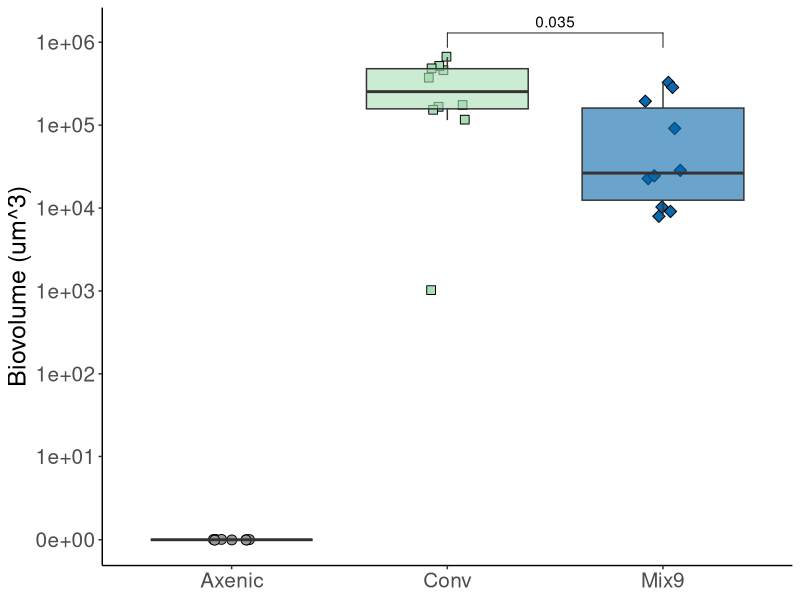
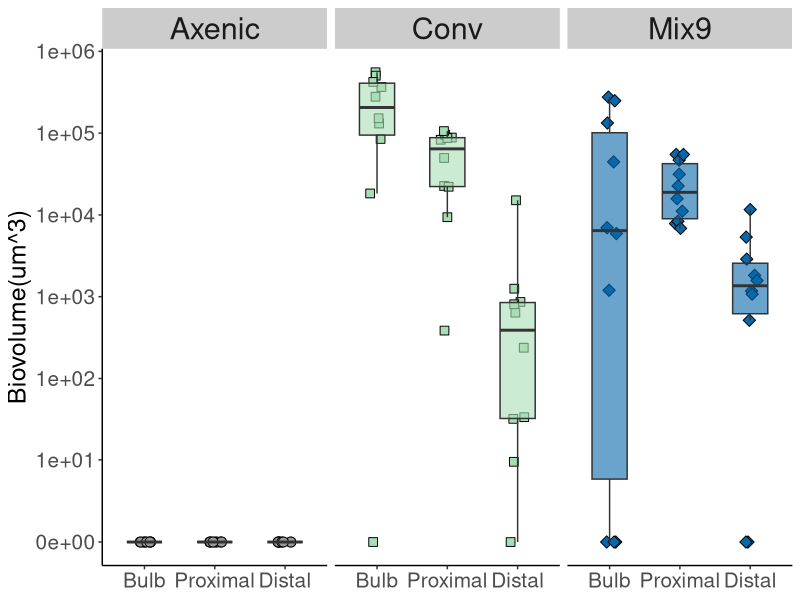
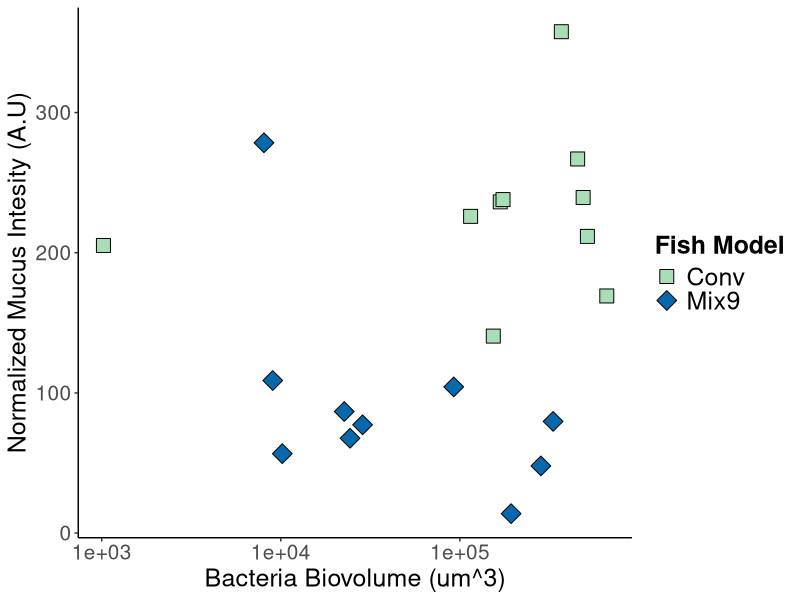
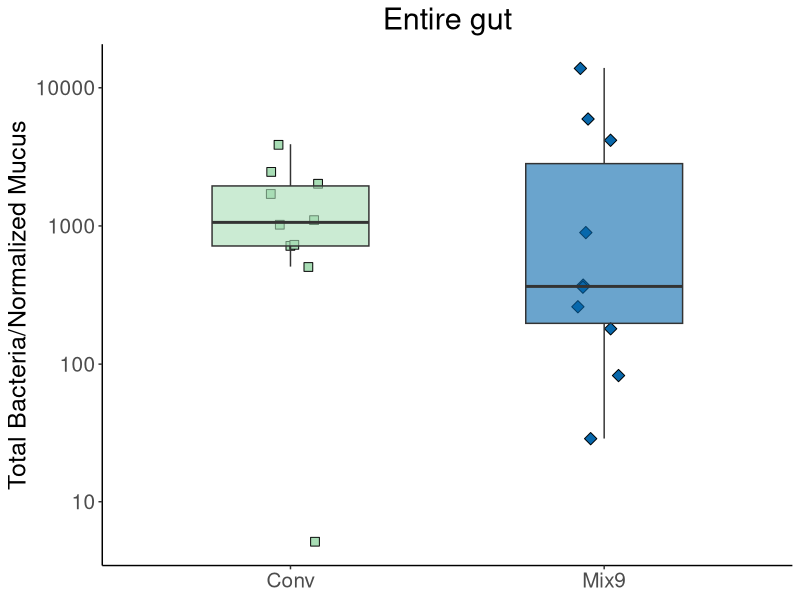
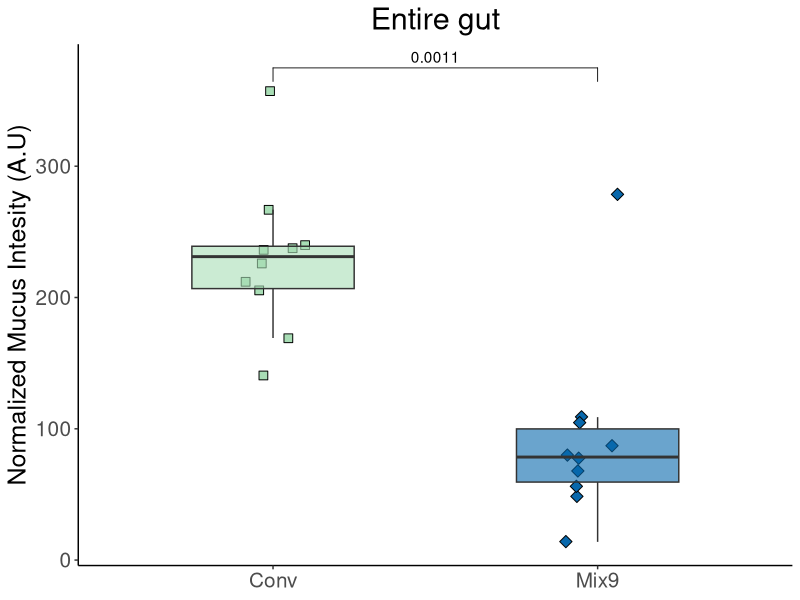
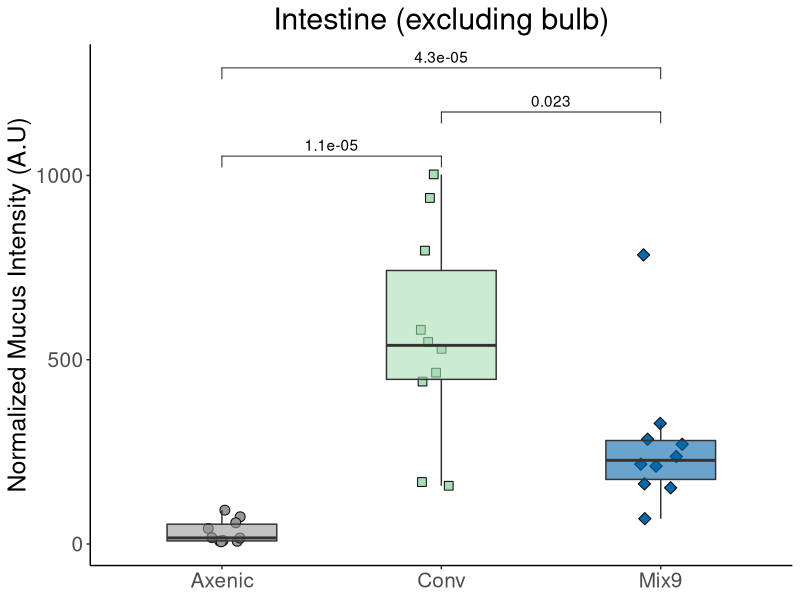
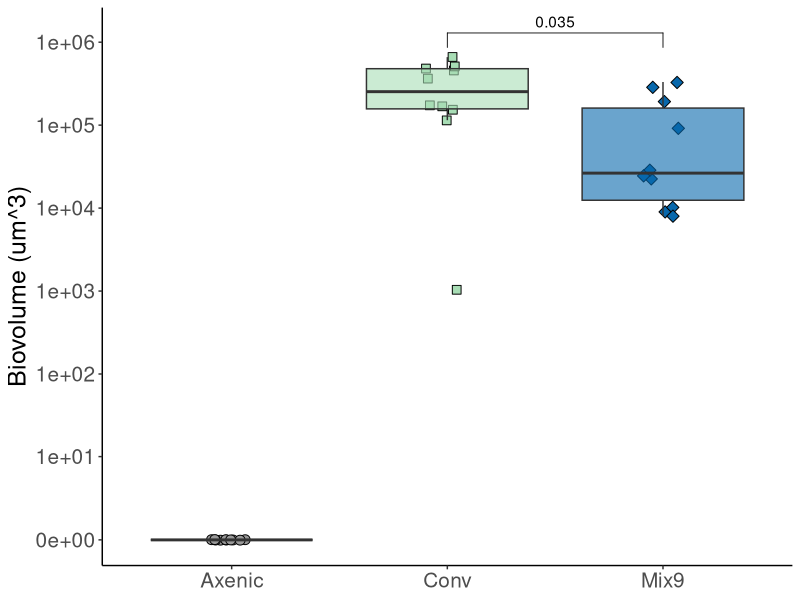
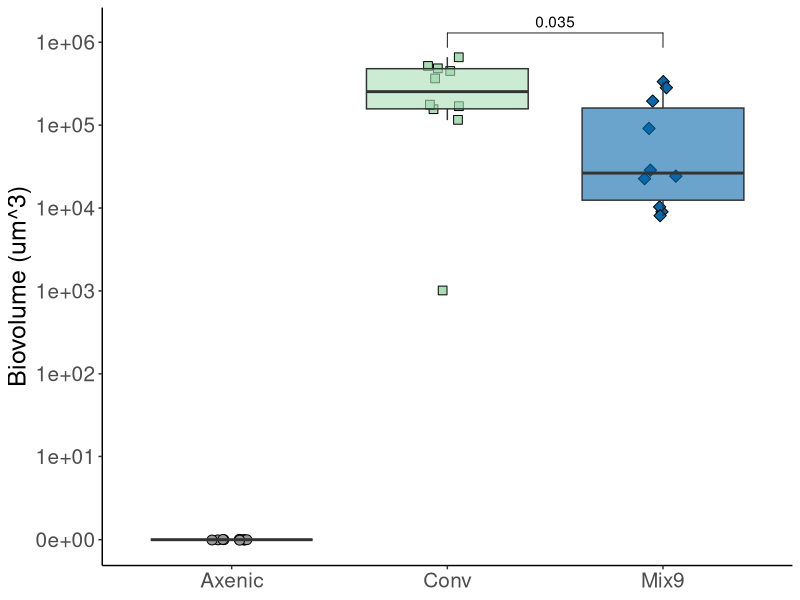

Write R code to recreate these figures, in order. (Note: this script raises an error after producing the figures.)

# load libraries
library(readxl)
library(ggplot2)
library(tidyverse)
library(ggrepel)
library(ggpubr)
library(patchwork)

# set global theme
theme_set(theme_classic()+
             theme(legend.position ="none",
                   axis.title = element_text(size=18),
                   legend.title = element_text(size=18, face="bold"),
                   axis.text = element_text(size=15), 
                   legend.text = element_text(size=18),
                   strip.text = element_text(size=22), 
                   plot.title = element_text(hjust=0.5, size=22),
                   strip.background = element_rect(fill="grey80", color="transparent")))

# set seed so jitters will all be the same
set.seed(2022)

# import data
Alldata<-read_excel("FISHMicroscopyResults.xlsx")

# -----------------------------------------

### Total bacteria biovolume
### Figure 1A

ggplot(Alldata, aes(x=Condition, y=TotalBacBiovolume, shape=Condition, fill=Condition)) +
   geom_jitter(width=0.1, size=3)+
   geom_boxplot(alpha=0.6, outlier.shape=NA)+
   scale_fill_manual(values = c("grey60","#a8ddb5","#0868ac"))+
   scale_shape_manual(values=c(21,22,23))+
   scale_y_continuous(trans=scales::pseudo_log_trans(base = 10),
                      breaks = c(0,10,100,1000,10000,100000,1000000,10000000,1000000000))+
   stat_compare_means(comparisons=list(c("Conv", "Mix9")), label="p.format")+
   labs(x=NULL, y="Biovolume (um^3)")

ggsave("Figures/Figure1A_TotalBiovolume.png",width = 5,height=4,dpi=400)
ggsave("Figures/Figure1A_TotalBiovolume.pdf",width = 5,height=4)

# -----------------------------------------


### analysis of spatial distribution of bacteria in the gut of the various conditions
### Figure 2B

Alldata %>%
   # convert to long form
   pivot_longer(c(BulbBiovolume,PBacBiovolume_um3,DBacBiovolume_um3),
                names_to = "Location", values_to = "Biovolume")%>%
   # rename and reorder
   mutate(LocationClean=recode(Location,"BulbBiovolume"="Bulb",
                               "DBacBiovolume_um3"="Distal","PBacBiovolume_um3"="Proximal"),
          LocationClean=factor(LocationClean,levels=c("Bulb","Proximal","Distal")))%>%
   # start plotting
   ggplot(aes(x=LocationClean, y=Biovolume, fill=Condition, shape=Condition)) +
   geom_jitter(size=3, width=0.1)+
   geom_boxplot(alpha=0.6, width=0.5, outlier.shape = NA)+
   facet_wrap(~Condition, nrow=1)+
   scale_shape_manual(values=c(21,22,23))+
   scale_fill_manual(values = c("grey60","#a8ddb5","#0868ac"))+
   scale_y_continuous(trans=scales::pseudo_log_trans(base = 10),
                      breaks = c(0,10,100,1000,10000,100000,1000000,10000000,1000000000))+
   labs(x=NULL, y="Biovolume(um^3)")

ggsave("Figures/Figure2B_BacteriaBiogeography.png",width = 10,height=5,dpi=400)
ggsave("Figures/Figure2B_BacteriaBiogeography.pdf",width = 10,height=5)

# -----------------------------------------


### Per Fish Bacteria and Mucus Analysis
### Figure 5A&B

PlotFigure5AB<-Alldata %>% filter(Condition!="Axenic") %>%
   ggplot(aes(x=TotalBacBiovolume, y=NormalizedGutMucus, fill=Condition, shape=Condition)) +
   geom_point(size=5)+
   scale_shape_manual(values=c(22,23))+
   scale_fill_manual(values = c("#a8ddb5","#0868ac"))+
   scale_x_continuous(trans=scales::pseudo_log_trans(base = 10),
                      breaks = c(0,10,100,1000,10000,100000,1000000,10000000,1000000000))+
   theme(legend.position="right")+
   labs(x="Bacteria Biovolume (um^3)", y="Normalized Mucus Intesity (A.U)", fill="Fish Model", shape="Fish Model")
PlotFigure5AB
ggsave("Figures/Figure5AB_GutNormMucusBacPerFish.png",width = 5,height=5,dpi=400)
ggsave("Figures/Figure5AB_GutNormMucusBacPerFish.pdf",width = 5,height=5)

# -----------------------------------------


### TotalBacteria and TotalGutMucus association
### Figure 5C
PlotFigure5C<-Alldata %>% filter(Condition!="Axenic") %>%
   ggplot(aes(x=Condition, y=BacteriavsMucus, shape=Condition, fill=Condition)) +
   geom_jitter(size=3, width=0.1)+
   geom_boxplot(alpha=0.6, width=0.5, outlier.shape = NA)+
   scale_shape_manual(values=c(22,23))+
   scale_fill_manual(values = c("#a8ddb5","#0868ac"))+
   scale_y_continuous(trans=scales::pseudo_log_trans(base = 10),
                      breaks = c(0,10,100,1000,10000,100000,1000000,10000000,1000000000))+
   labs(x=NULL, y="Total Bacteria/Normalized Mucus", title="Entire gut")
PlotFigure5C

ggsave("Figures/Figure5C_NormBacterMucus.png",width = 3,height=5,dpi=400)
ggsave("Figures/Figure5C_NormBacterMucus.pdf",width = 3,height=5)

# -----------------------------------------


### Normalized entire gut mucus analysis for conventional and mix 9
### Figure 5D

PlotFigure5D <- Alldata %>%
   filter(Condition!="Axenic") %>%
   ggplot(aes(x=Condition, y=NormalizedGutMucus, shape=Condition, fill=Condition)) +
   geom_jitter(size=3, width=0.1)+
   geom_boxplot(alpha=0.6, width=0.5, outlier.shape = NA)+
   scale_fill_manual(values = c("#a8ddb5","#0868ac"))+
   scale_shape_manual(values=c(22,23))+
   stat_compare_means(comparisons=list(c("Conv", "Mix9")),
                      label="p.format")+
   labs(x=NULL, y="Normalized Mucus Intesity (A.U)", title="Entire gut")
PlotFigure5D

ggsave("Figures/Figure5D_GutNormMucus.png",width = 3,height=5,dpi=400)
ggsave("Figures/Figure5D_GutNormMucus.pdf",width = 3,height=5)

# -----------------------------------------


### mucus distribution in proximal and distal gut
### Normalized mucus intensity for intestine (proximal and distal) for various conditions
### Figure 5E

PlotFigure5E<-Alldata %>% 
   mutate(IntestineMucus=NormalizedPMucus+NormalizedDMucus) %>%
   ggplot(aes(x=Condition, y=IntestineMucus, shape=Condition, fill=Condition)) +
   geom_jitter(size=3,  width=0.1)+
   geom_boxplot(alpha=0.6, width=0.5, outlier.shape = NA)+
   scale_shape_manual(values=c(21,22,23))+
   scale_fill_manual(values = c("grey60","#a8ddb5","#0868ac"))+
   stat_compare_means(comparisons=list( c("Axenic", "Conv"), c("Conv", "Mix9"), c("Axenic", "Mix9")),
                      label="p.format")+
   labs(x=NULL, y="Normalized Mucus Intensity (A.U)", title="Intestine (excluding bulb)")
PlotFigure5E

ggsave("Figures/Figure5E_IntestineMucus.png",width = 4,height=5,dpi=400)
ggsave("Figures/Figure5E_IntestineMucus.pdf",width = 4,height=5)

# -----------------------------------------


### plot figure 5 all together

((PlotFigure5AB+guide_area()+ PlotFigure5C+ plot_layout(guides="collect"))/(PlotFigure5D+PlotFigure5E))+
   plot_annotation(tag_levels = "A")  & 
   theme(plot.tag = element_text(size = 22))
ggsave("Figures/Figure5_1.png",width = 12,height=10,dpi=400)

(PlotFigure5AB+guide_area()+plot_layout(guides="collect"))/
   (PlotFigure5C+PlotFigure5D+PlotFigure5E)+plot_annotation(tag_levels = "A")& 
   theme(plot.tag = element_text(size = 22))
ggsave("Figures/Figure5_2.png",width = 13,height=10,dpi=400)
ggsave("Figures/Figure5_2.pdf",width = 13,height=10)

